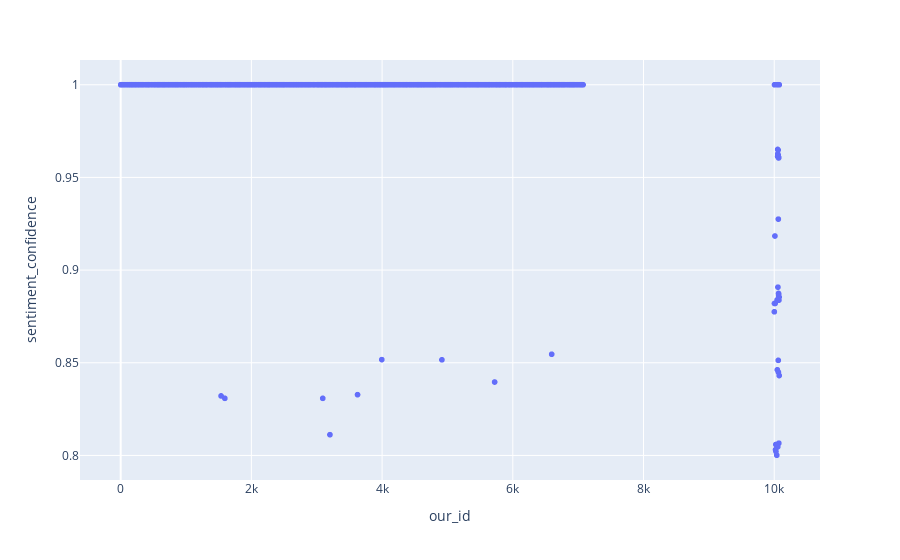

Source (notebook cell):
### Code cell
fig = px.scatter(highcon, x='our_id',y='sentiment_confidence')
fig.show()

### Figure 1 — Plotly figure (JSON) as saved in the notebook; plotly's stock layout.template omitted (floating-point values rounded to 4 significant figures; data arrays with more than 128 entries replaced by an {"elided": "..."} marker saying what was removed)
{"data": [{"hovertemplate": "our_id=%{x}<br>sentiment_confidence=%{y}<extra></extra>", "legendgroup": "", "marker": {"color": "#636efa", "symbol": "circle"}, "mode": "markers", "name": "", "showlegend": false, "type": "scattergl", "x": {"elided": "2743 int values"}, "xaxis": "x", "y": {"elided": "2743 float values"}, "yaxis": "y"}], "layout": {"legend": {"tracegroupgap": 0}, "margin": {"t": 60}, "xaxis": {"anchor": "y", "domain": [0, 1], "title": {"text": "our_id"}}, "yaxis": {"anchor": "x", "domain": [0, 1], "title": {"text": "sentiment_confidence"}}}}
